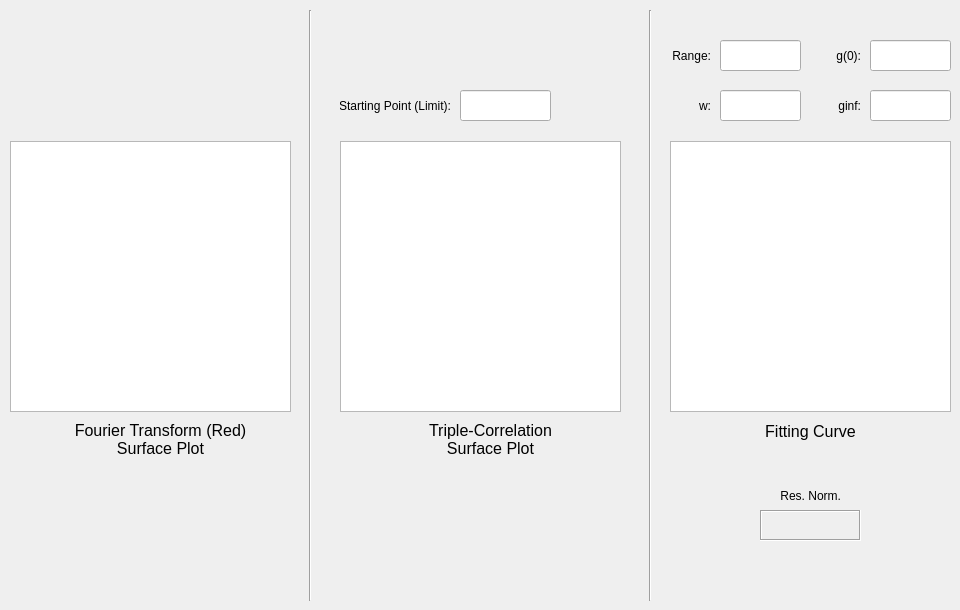
     <widget class="QWidget" name="tripleOutputTab">
      <attribute name="title">
       <string>Triple-Correlation</string>
      </attribute>
      <widget class="QLabel" name="labelOutputTripleFourier">
       <property name="geometry">
        <rect>
         <x>70</x>
         <y>421</y>
         <width>181</width>
         <height>61</height>
        </rect>
       </property>
       <property name="font">
        <font>
         <pointsize>12</pointsize>
        </font>
       </property>
       <property name="text">
        <string>Fourier Transform (Red) Surface Plot</string>
       </property>
       <property name="alignment">
        <set>Qt::AlignHCenter|Qt::AlignTop</set>
       </property>
       <property name="wordWrap">
        <bool>true</bool>
       </property>
      </widget>
      <widget class="Line" name="tripleLeftDivider">
       <property name="geometry">
        <rect>
         <x>300</x>
         <y>10</y>
         <width>20</width>
         <height>591</height>
        </rect>
       </property>
       <property name="orientation">
        <enum>Qt::Vertical</enum>
       </property>
      </widget>
      <widget class="QLabel" name="tripleOutputStartingPoint">
       <property name="geometry">
        <rect>
         <x>340</x>
         <y>90</y>
         <width>111</width>
         <height>31</height>
        </rect>
       </property>
       <property name="text">
        <string>Starting Point (Limit):</string>
       </property>
       <property name="alignment">
        <set>Qt::AlignRight|Qt::AlignTrailing|Qt::AlignVCenter</set>
       </property>
      </widget>
      <widget class="QLabel" name="labelOutputTripleCorrelation3D">
       <property name="geometry">
        <rect>
         <x>410</x>
         <y>421</y>
         <width>161</width>
         <height>61</height>
        </rect>
       </property>
       <property name="font">
        <font>
         <pointsize>12</pointsize>
        </font>
       </property>
       <property name="text">
        <string>Triple-Correlation Surface Plot</string>
       </property>
       <property name="alignment">
        <set>Qt::AlignHCenter|Qt::AlignTop</set>
       </property>
       <property name="wordWrap">
        <bool>true</bool>
       </property>
      </widget>
      <widget class="Line" name="tripleRightDivider">
       <property name="geometry">
        <rect>
         <x>640</x>
         <y>10</y>
         <width>20</width>
         <height>591</height>
        </rect>
       </property>
       <property name="orientation">
        <enum>Qt::Vertical</enum>
       </property>
      </widget>
      <widget class="QLabel" name="labelOutputTripleCorrelation">
       <property name="geometry">
        <rect>
         <x>730</x>
         <y>421</y>
         <width>161</width>
         <height>21</height>
        </rect>
       </property>
       <property name="font">
        <font>
         <pointsize>12</pointsize>
        </font>
       </property>
       <property name="text">
        <string>Fitting Curve</string>
       </property>
       <property name="alignment">
        <set>Qt::AlignCenter</set>
       </property>
      </widget>
      <widget class="QGraphicsView" name="imageTripleFourier">
       <property name="geometry">
        <rect>
         <x>10</x>
         <y>141</y>
         <width>281</width>
         <height>271</height>
        </rect>
       </property>
      </widget>
      <widget class="QGraphicsView" name="imageTripleCorrelation3D">
       <property name="geometry">
        <rect>
         <x>340</x>
         <y>141</y>
         <width>281</width>
         <height>271</height>
        </rect>
       </property>
      </widget>
      <widget class="QGraphicsView" name="imageTripleCorrelation">
       <property name="geometry">
        <rect>
         <x>670</x>
         <y>141</y>
         <width>281</width>
         <height>271</height>
        </rect>
       </property>
      </widget>
      <widget class="QLabel" name="labelTripleResNorm">
       <property name="geometry">
        <rect>
         <x>750</x>
         <y>480</y>
         <width>91</width>
         <height>31</height>
        </rect>
       </property>
       <property name="text">
        <string>Res. Norm.</string>
       </property>
       <property name="alignment">
        <set>Qt::AlignRight|Qt::AlignTrailing|Qt::AlignVCenter</set>
       </property>
      </widget>
      <widget class="QLabel" name="tripleResNormValue">
       <property name="geometry">
        <rect>
         <x>760</x>
         <y>510</y>
         <width>101</width>
         <height>31</height>
        </rect>
       </property>
       <property name="font">
        <font>
         <pointsize>8</pointsize>
        </font>
       </property>
       <property name="frameShape">
        <enum>QFrame::Box</enum>
       </property>
       <property name="frameShadow">
        <enum>QFrame::Sunken</enum>
       </property>
       <property name="text">
        <string/>
       </property>
       <property name="alignment">
        <set>Qt::AlignCenter</set>
       </property>
      </widget>
      <widget class="QLineEdit" name="startingPointInput">
       <property name="geometry">
        <rect>
         <x>460</x>
         <y>90</y>
         <width>91</width>
         <height>31</height>
        </rect>
       </property>
      </widget>
      <widget class="QLabel" name="tripleG0">
       <property name="geometry">
        <rect>
         <x>800</x>
         <y>40</y>
         <width>61</width>
         <height>31</height>
        </rect>
       </property>
       <property name="text">
        <string>g(0):</string>
       </property>
       <property name="alignment">
        <set>Qt::AlignRight|Qt::AlignTrailing|Qt::AlignVCenter</set>
       </property>
      </widget>
      <widget class="QLabel" name="tripleW">
       <property name="geometry">
        <rect>
         <x>620</x>
         <y>90</y>
         <width>91</width>
         <height>31</height>
        </rect>
       </property>
       <property name="text">
        <string>w:</string>
       </property>
       <property name="alignment">
        <set>Qt::AlignRight|Qt::AlignTrailing|Qt::AlignVCenter</set>
       </property>
      </widget>
      <widget class="QLineEdit" name="tripleGinfTextbox">
       <property name="geometry">
        <rect>
         <x>870</x>
         <y>90</y>
         <width>81</width>
         <height>31</height>
        </rect>
       </property>
      </widget>
      <widget class="QLineEdit" name="tripleG0Textbox">
       <property name="geometry">
        <rect>
         <x>870</x>
         <y>40</y>
         <width>81</width>
         <height>31</height>
        </rect>
       </property>
      </widget>
      <widget class="QLineEdit" name="tripleRangeTextbox">
       <property name="geometry">
        <rect>
         <x>720</x>
         <y>40</y>
         <width>81</width>
         <height>31</height>
        </rect>
       </property>
      </widget>
      <widget class="QLabel" name="tripleRange">
       <property name="geometry">
        <rect>
         <x>620</x>
         <y>40</y>
         <width>91</width>
         <height>31</height>
        </rect>
       </property>
       <property name="text">
        <string>Range:</string>
       </property>
       <property name="alignment">
        <set>Qt::AlignRight|Qt::AlignTrailing|Qt::AlignVCenter</set>
       </property>
      </widget>
      <widget class="QLabel" name="tripleGinf">
       <property name="geometry">
        <rect>
         <x>770</x>
         <y>90</y>
         <width>91</width>
         <height>31</height>
        </rect>
       </property>
       <property name="text">
        <string>ginf:</string>
       </property>
       <property name="alignment">
        <set>Qt::AlignRight|Qt::AlignTrailing|Qt::AlignVCenter</set>
       </property>
      </widget>
      <widget class="QLineEdit" name="tripleWTextbox">
       <property name="geometry">
        <rect>
         <x>720</x>
         <y>90</y>
         <width>81</width>
         <height>31</height>
        </rect>
       </property>
      </widget>
     </widget>
